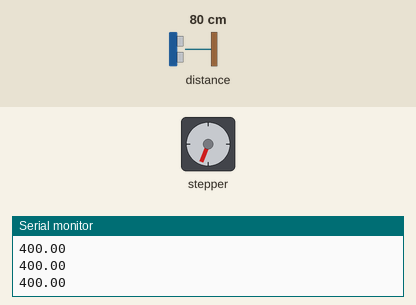
Recording of a sketch running on a simulated Arduino Uno, built with avr-gcc and run on an emulated ATmega328P. On the bench: stepper motor, the last lines printed to the serial monitor. The inputs (shaded band) are chosen by the test bench; at power-on: distance to the obstacle 80 cm. The echo pulse lasts 58.3 µs per cm; stepper angles assume 200 steps per turn.

Above: at 1.2 s.
1.3 s: distance to the obstacle set to 2 cm
At 2.4 s:
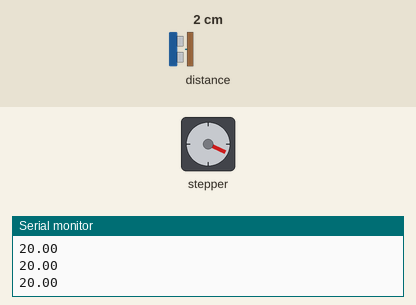
3.4 s: distance to the obstacle set to 18 cm
At 5.5 s:
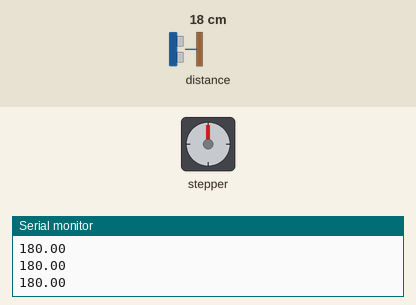
5.8 s: distance to the obstacle set to 9 cm
At 6.8 s:
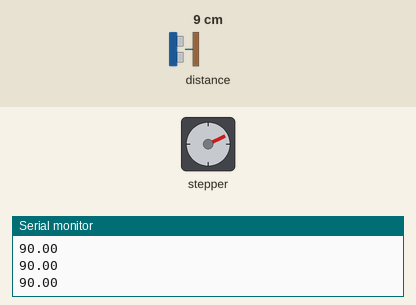
7.9 s: distance to the obstacle set to 35 cm
At 8.8 s:
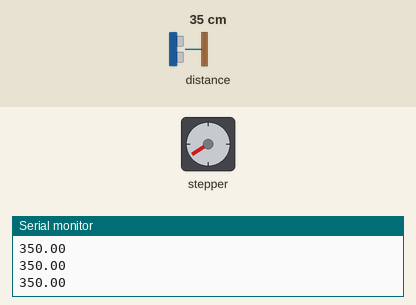
9.7 s: distance to the obstacle set to 4 cm
At 11.5 s:
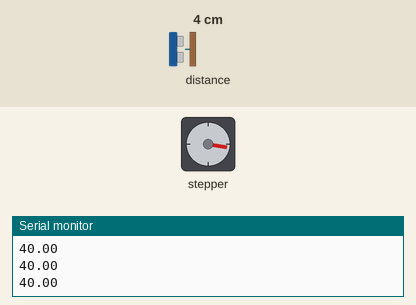
Timing chart, 0 to 12.5 s (numbered marks = the images above; inputs shaded):
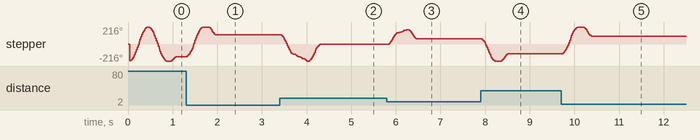

Measured:
- after the input at 1.3 s, stepper: turns 375° clockwise in 0.34 s, then 101° counter-clockwise in 0.14 s
- after the input at 3.4 s, stepper: turns 331° counter-clockwise in 0.57 s, then 216° clockwise in 0.24 s
- after the input at 5.8 s, stepper: turns 183° clockwise in 0.40 s, then 119° counter-clockwise in 0.18 s
- after the input at 7.9 s, stepper: turns 280° counter-clockwise in 0.28 s, then 93° clockwise in 0.13 s
- after the input at 9.7 s, stepper: turns 339° clockwise in 0.32 s, then 116° counter-clockwise in 0.15 s
- by itself, stepper: turns 215° counter-clockwise in 0.00 s, then 431° clockwise in 0.37 s, then 432° counter-clockwise in 0.39 s, then 57° clockwise in 0.09 s

The sketch:

Ballance.ino
```cpp
// (licence header left out)
// Copyright (c) 2024 Universitas Kristen Krida Wacana
// Copyright (c) 2024 Aria Amadeus Salim <amadeus.aria@gmail.com>

// Permission is hereby granted, free of charge, to any person obtaining a copy
// of this software and associated documentation files (the "Software"), to deal
// in the Software without restriction, including without limitation the rights
// to use, copy, modify, merge, publish, distribute, sublicense, and/or sell
// copies of the Software, and to permit persons to whom the Software is
// furnished to do so, subject to the following conditions:

// The above copyright notice and this permission notice shall be included in all
// copies or substantial portions of the Software.

// THE SOFTWARE IS PROVIDED "AS IS", WITHOUT WARRANTY OF ANY KIND, EXPRESS OR
// IMPLIED, INCLUDING BUT NOT LIMITED TO THE WARRANTIES OF MERCHANTABILITY,
// FITNESS FOR A PARTICULAR PURPOSE AND NONINFRINGEMENT. IN NO EVENT SHALL THE
// AUTHORS OR COPYRIGHT HOLDERS BE LIABLE FOR ANY CLAIM, DAMAGES OR OTHER
// LIABILITY, WHETHER IN AN ACTION OF CONTRACT, TORT OR OTHERWISE, ARISING FROM,
// OUT OF OR IN CONNECTION WITH THE SOFTWARE OR THE USE OR OTHER DEALINGS IN THE
// SOFTWARE.

#include <AccelStepper.h>
#include <Adafruit_VL53L0X.h>
#include "PID.h"

#define stepPin 6
#define dirPin 5
#define enaPin 4
//#define echoPin A4 //SDA
//#define trigPin A5 //SCL

//Classes
AccelStepper stepper(AccelStepper::DRIVER, stepPin, dirPin); // use functions to step
Adafruit_VL53L0X ToF; //Time of Flight, distance sensor
PID pid(0.4, 0, 3); //Kp,Ki,Kd

//Variables
int avg[4] = {0, 0, 0, 0};

float dist;
long duration;

//Functions
//float ultrasonic_read() {
//  digitalWrite(trigPin, LOW);
//  delayMicroseconds(2);
//  digitalWrite(trigPin, HIGH);
//  delayMicroseconds(10);
//  digitalWrite(trigPin, LOW);
//  duration = pulseIn(echoPin, HIGH);
//  return duration * 0.034 / 2;
//}

void setup() {
  Serial.begin(9600);

  while (!ToF.begin()) {
    Serial.println(F("Retrying to boot VL53L0X..."));
    delay(1000);
  }
  ToF.startRangeContinuous();

  //  pinMode(trigPin, OUTPUT);
  //  pinMode(echoPin, INPUT);

  stepper.setMaxSpeed(6400);
  stepper.setAcceleration(6400);
  stepper.setCurrentPosition(-120);
  pid.set_mode(1);//0: step, 1: time
  pid.set_target(180);
  pid.set_max(120); //max stepper
}

void loop() {
  dist = ToF.readRange();
  for (int x = 0; x < 3; x++) {
    avg[x] = avg[x + 1];
  }
  if (dist < 450) {
    avg[3] = dist;
  }
  else {
    avg[3] = 400;
  }
  dist = 0;
  for (int x = 0; x < 4; x++) {
    dist += avg[x];
  }
  dist /= 4;
  stepper.runToNewPosition(pid.calculate(dist));
  Serial.println(dist);
}
```

PID.cpp
```cpp
// (licence header left out)
// Copyright (c) 2024 Universitas Kristen Krida Wacana
// Copyright (c) 2024 Aria Amadeus Salim <amadeus.aria@gmail.com>

// Permission is hereby granted, free of charge, to any person obtaining a copy
// of this software and associated documentation files (the "Software"), to deal
// in the Software without restriction, including without limitation the rights
// to use, copy, modify, merge, publish, distribute, sublicense, and/or sell
// copies of the Software, and to permit persons to whom the Software is
// furnished to do so, subject to the following conditions:

// The above copyright notice and this permission notice shall be included in all
// copies or substantial portions of the Software.

// THE SOFTWARE IS PROVIDED "AS IS", WITHOUT WARRANTY OF ANY KIND, EXPRESS OR
// IMPLIED, INCLUDING BUT NOT LIMITED TO THE WARRANTIES OF MERCHANTABILITY,
// FITNESS FOR A PARTICULAR PURPOSE AND NONINFRINGEMENT. IN NO EVENT SHALL THE
// AUTHORS OR COPYRIGHT HOLDERS BE LIABLE FOR ANY CLAIM, DAMAGES OR OTHER
// LIABILITY, WHETHER IN AN ACTION OF CONTRACT, TORT OR OTHERWISE, ARISING FROM,
// OUT OF OR IN CONNECTION WITH THE SOFTWARE OR THE USE OR OTHER DEALINGS IN THE
// SOFTWARE.

#include "Arduino.h"
#include "PID.h"

PID::PID(float Kp, float Ki, float Kd) {
  KP = Kp;
  KI = Ki;
  KD = Kd;
}

float PID::calculate(int feedback) {
  // Pre-calculation
  error = target - float(feedback);


  // Calculation
  switch (mode) {
    case 0: // step
      error_sum += error * step_count;
      output = (KP * error) + (KI * error_sum) + (KD * (error - last_error) / step_count);
      step_count++; // Post-calculation
      break;
    case 1: // time
      error_sum += error * (millis() - time_flag);
      //      output = (KP * error) + (KI * error_sum) + (KD * (error-last_error)/(millis()-time_flag));
      output = (KP * error) + (KI * error_sum) + (KD * (error - last_error));
      break;
    default: // time
      error_sum += error * (millis() - time_flag);
      //      output = (KP * error) + (KI * error_sum) + (KD * (error-last_error)/(millis()-time_flag));
      output = (KP * error) + (KI * error_sum) + (KD * (error - last_error));
      break;
  }

  // Post-calculation
  last_error = error;
  if (output > max_point) output = float(max_point);
  else if (output < (-1)*max_point) output = (-1) * float(max_point);
  return output;
}

void PID::set_target(float t) {
  target = t;

  //set all the counter back to start when the target changed
  step_count = 1;
  time_flag = millis();
}

void PID::set_mode(int m) {
  mode = m;

  //set all the counter back to start when the mode changed
  step_count = 1;
  time_flag = millis();
}

void PID::set_max(int themax) {
  max_point = themax;
}
```

PID.h
```cpp
// (licence header left out)
// Copyright (c) 2024 Universitas Kristen Krida Wacana
// Copyright (c) 2024 Aria Amadeus Salim <amadeus.aria@gmail.com>

// Permission is hereby granted, free of charge, to any person obtaining a copy
// of this software and associated documentation files (the "Software"), to deal
// in the Software without restriction, including without limitation the rights
// to use, copy, modify, merge, publish, distribute, sublicense, and/or sell
// copies of the Software, and to permit persons to whom the Software is
// furnished to do so, subject to the following conditions:

// The above copyright notice and this permission notice shall be included in all
// copies or substantial portions of the Software.

// THE SOFTWARE IS PROVIDED "AS IS", WITHOUT WARRANTY OF ANY KIND, EXPRESS OR
// IMPLIED, INCLUDING BUT NOT LIMITED TO THE WARRANTIES OF MERCHANTABILITY,
// FITNESS FOR A PARTICULAR PURPOSE AND NONINFRINGEMENT. IN NO EVENT SHALL THE
// AUTHORS OR COPYRIGHT HOLDERS BE LIABLE FOR ANY CLAIM, DAMAGES OR OTHER
// LIABILITY, WHETHER IN AN ACTION OF CONTRACT, TORT OR OTHERWISE, ARISING FROM,
// OUT OF OR IN CONNECTION WITH THE SOFTWARE OR THE USE OR OTHER DEALINGS IN THE
// SOFTWARE.

#ifndef PID_H
#define PID_H

#include "Arduino.h"

class PID{
  public:
    //constructor
    PID(float Kp, float Ki, float Kd);

    void set_target(float t);
    void set_mode(int m); //0: step, 1: time
    void set_max(int themax); //+max and -min

    float calculate(int feedback); // default mode: time

  private:
    //somehow constant
    float KP = 1, KI = 1, KD = 1;
    int mode = 0; //0: step, 1: time
    int max_point = 10000;
    float target = 0;

    //counter
    float step_count = 1;
    unsigned long time_flag = 0;

    //output things
    float output = 0;

    float error = 0;
    float last_error = 0;
    float error_sum = 0;
};

#endif //PID_H
```
